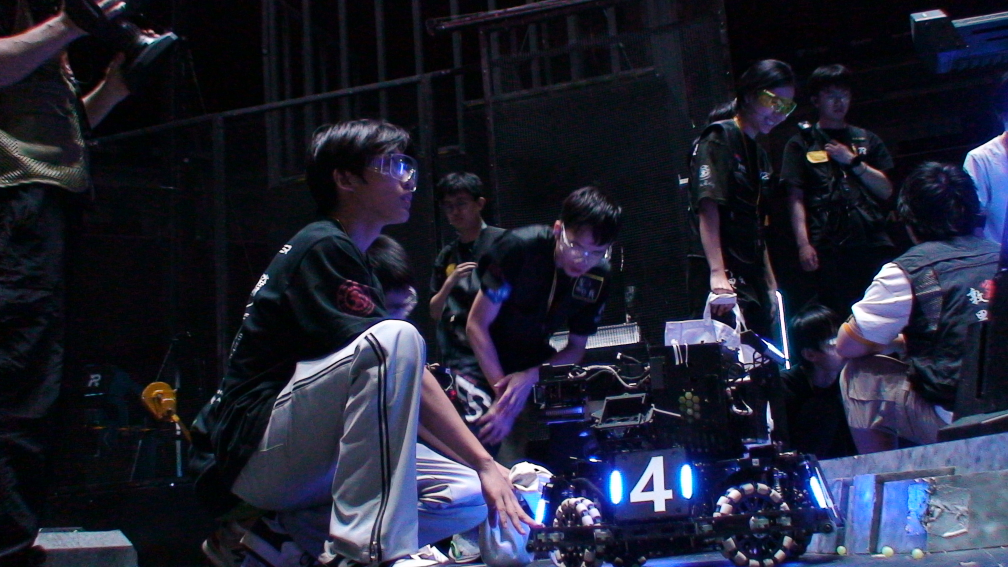
//> input picture resources/test_image.jpg, 2016 x 1134 px (shown at 1/2 size)
$ ./armor   (built with g++ and OpenCV 4)
//> lines starting //> are read from the running program, lines starting //| are printed output that depends on the picture; after the words box and inside, x2 and y2 are one past the last pixel; in counts of white or black regions, pixels touching at a corner belong together
#include <opencv2/opencv.hpp>
using namespace cv;

int main()
{
    // 1. read img
    Mat img = imread("/home/gawain/opencv_project/resources/test_image.jpg");
//> img is the input picture: 1134 rows x 2016 cols, CV_8UC3; mean B, G, R 51.6, 35, 32.9
    if(img.empty())
    {
        std::cout << "img loading failed" << std::endl;
        return -1;
    }

    // 2. gray
    Mat gray;
    cvtColor(img,gray,COLOR_BGR2GRAY);
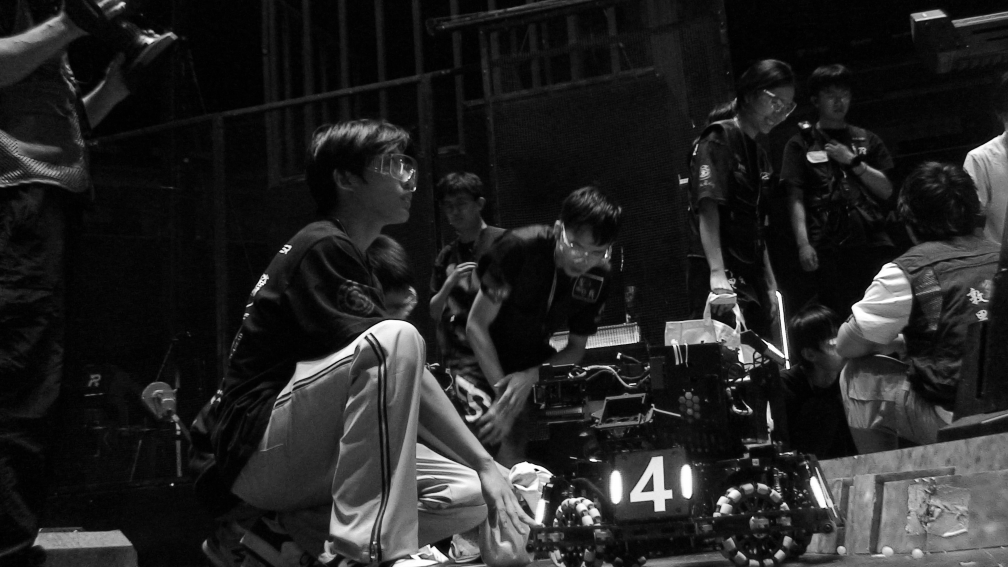
//> gray: 1134 rows x 2016 cols, CV_8UC1 (shown at 1/2 size); min 0, max 255, mean 36.3
    // [11 lines of commented-out code are left out]
    imwrite("/home/gawain/opencv_project/test_image/gray img.png",gray);

    //3.medium filter
    Mat medianImg;
    medianBlur(gray,medianImg,5);
    //imshow("medium filter",medianImg);
    //waitKey(0);
    imwrite("/home/gawain/opencv_project/test_image/medium filter.png",medianImg);

    // [16 lines of commented-out code are left out]
    Mat hsv,mask;
    cv::cvtColor(medianImg, medianImg, cv::COLOR_GRAY2BGR);
//> medianImg: 1134 rows x 2016 cols, CV_8UC3
    cv::cvtColor(medianImg,hsv,COLOR_BGR2GRAY);
    inRange(hsv,Scalar(0,0,100),Scalar(180,50,105),mask);
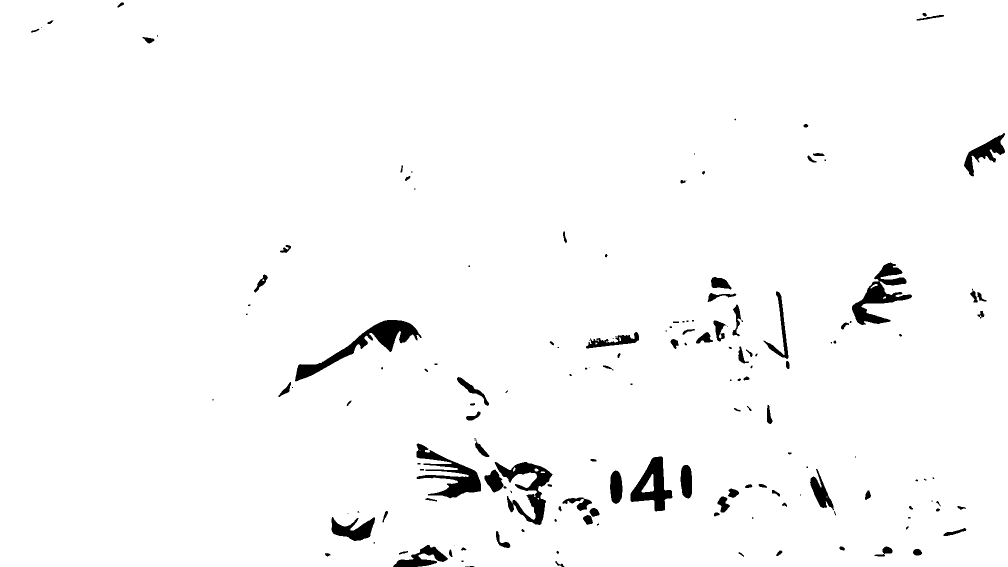
//> mask: 1134 rows x 2016 cols, CV_8UC1 (shown at 1/2 size); 97.7% white; 157 black regions (53 under 20 px), largest, box (x1, y1, x2, y2) and area: (590, 640, 843, 763) 6508, (1704, 525, 1824, 650) 5257, (833, 887, 962, 997) 5073
    imwrite("/home/gawain/opencv_project/test_image/white_check.png",mask);

    //5.boundary
    Mat binary;
    threshold(mask, binary, 200, 255, THRESH_BINARY);
    imwrite("/home/gawain/opencv_project/test_image/binary.png", binary);

    // 6. 去除不连续黑斑：只保留最大黑色连通块
    Mat labels, stats, centroids;
    int nLabels = connectedComponentsWithStats(binary, labels, stats, centroids, 8, CV_32S);
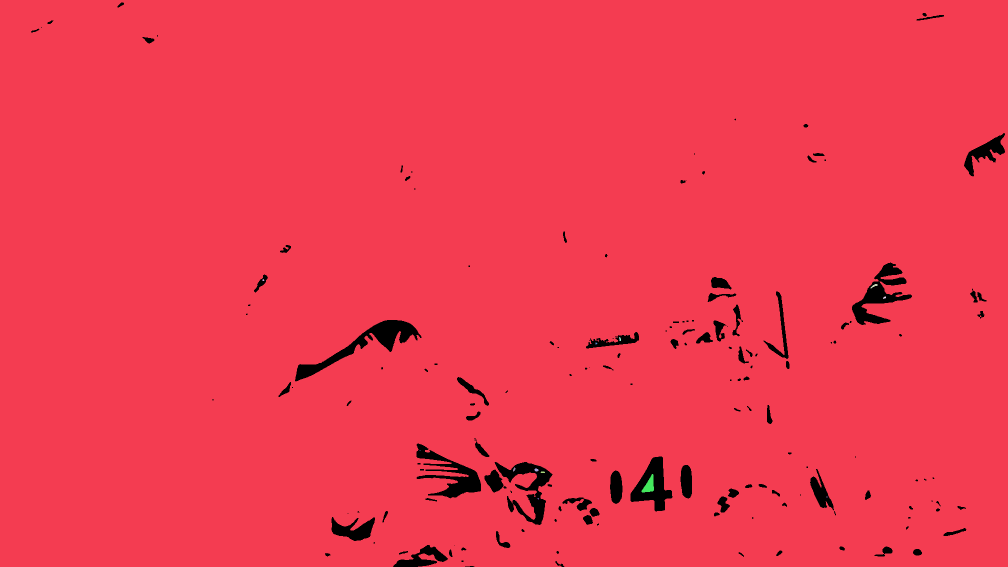
//> labels: 1134 rows x 2016 cols, CV_32SC1 (shown at 1/2 size); 15 distinct labels, from 0 to 14; one colour per label, 0 black
//> stats = 15 rows, first 6: [62, 5, 1948, 1129, 53596], [0, 0, 2016, 1134, 2231838], [525, 558, 4, 4, 11], [1741, 568, 14, 9, 51], [1766, 593, 6, 5, 19], [1238, 674, 4, 8, 22]; centroids = 15 rows, first 8: [1209.7, 814.8], [1002.6, 560.4], [526.2, 559.8], [1748, 571.2], [1768.7, 594.8], [1239.6, 677.8], [1192, 686.5], [838, 901]; nLabels = 15

    int maxLabel = 0;
    int maxArea  = 0;
    for (int i = 1; i < nLabels; ++i)          // 0 是背景（白色），跳过
    {
        int area = stats.at<int>(i, CC_STAT_AREA);
        if (area > maxArea)
        {
            maxArea  = area;
            maxLabel = i;
        }
    }
//> this loop made 14 passes
//> (area, maxArea) on pass 1: (2231838, 2231838)
//> area on passes 3, 5, 9, 10, 11, 12: 51, 22, 26, 38, 24, 494
//> after the loop, maxArea = 2231838; maxLabel = 1

    // 把最大黑块复制回来，其余变黑→白
    Mat clean = Mat::zeros(binary.size(), CV_8UC1);
    if (maxLabel > 0)
        clean.setTo(255, labels == maxLabel);   // 最大黑块留黑（255 反色后）
//> clean: 1134 rows x 2016 cols, CV_8UC1; 97.6% white; 157 black regions (53 under 20 px), largest, box (x1, y1, x2, y2) and area: (590, 640, 843, 763) 6508, (1704, 525, 1824, 650) 5327, (833, 887, 962, 997) 5075

    // 如果你想“黑底白字”→“白底黑字”，再反色一次
    clean.copyTo(binary);                 // 现在 binary 是白底黑字
    imwrite("/home/gawain/opencv_project/test_image/largest_black_only.png", binary);

        // 7. 在最大黑块内部继续剔除不规则小斑
    Mat innerLabels, innerStats, innerCentroids;
    int innerN = connectedComponentsWithStats(clean, innerLabels, innerStats,
                                            innerCentroids, 8, CV_32S);
//> innerStats = [[62, 5, 1948, 1129, 54306], [0, 0, 2016, 1134, 2231838]]; innerCentroids = [[1210.8, 816.1], [1002.6, 560.4]]; innerN = 2

    Mat finalClean = Mat::ones(clean.size(), CV_8UC1) * 255; // 全白底

    int noisePix = 1300; // 内部<200像素的小黑斑都抹掉（按图调）
    for (int i = 1; i < innerN; ++i)
    {
        int area = innerStats.at<int>(i, CC_STAT_AREA);
        if (area >= noisePix)                       // 只保留大斑
            finalClean.setTo(0, innerLabels == i);  // 涂黑
    }
//> this loop made 1 pass
//> area on pass 1: 2231838
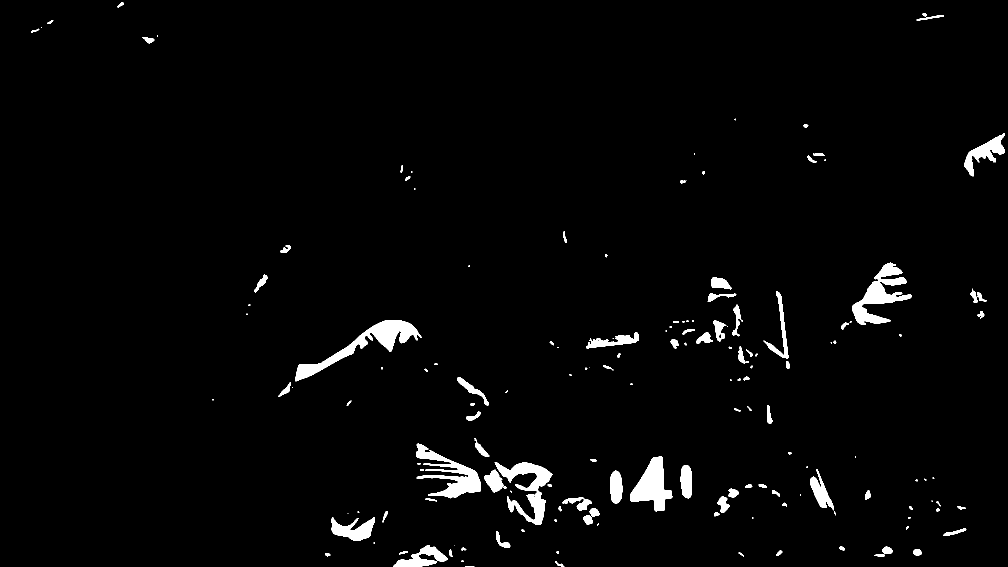
//> finalClean: 1134 rows x 2016 cols, CV_8UC1 (shown at 1/2 size); 2.4% white; 157 white regions (53 under 20 px), largest, box (x1, y1, x2, y2) and area: (590, 640, 843, 763) 6508, (1704, 525, 1824, 650) 5327, (833, 887, 962, 997) 5075

    finalClean.copyTo(binary);  // 如果你想继续用 binary
    imwrite("/home/gawain/opencv_project/test_image/irregular_removed.png", finalClean);

    Mat colorEdges;
    GaussianBlur(finalClean, finalClean, Size(3,3), 0.8);
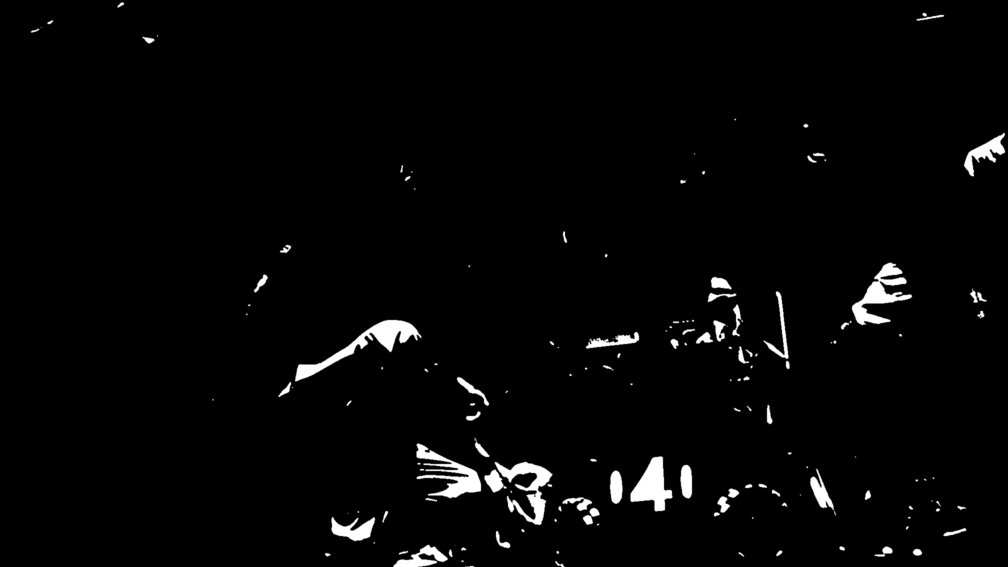
//> finalClean: 1134 rows x 2016 cols, CV_8UC1 (shown at 1/2 size); 1.23% of pixels changed, all inside (x1, y1, x2, y2) = (61, 4, 2011, 1134)
    Canny(finalClean,colorEdges,100,160);
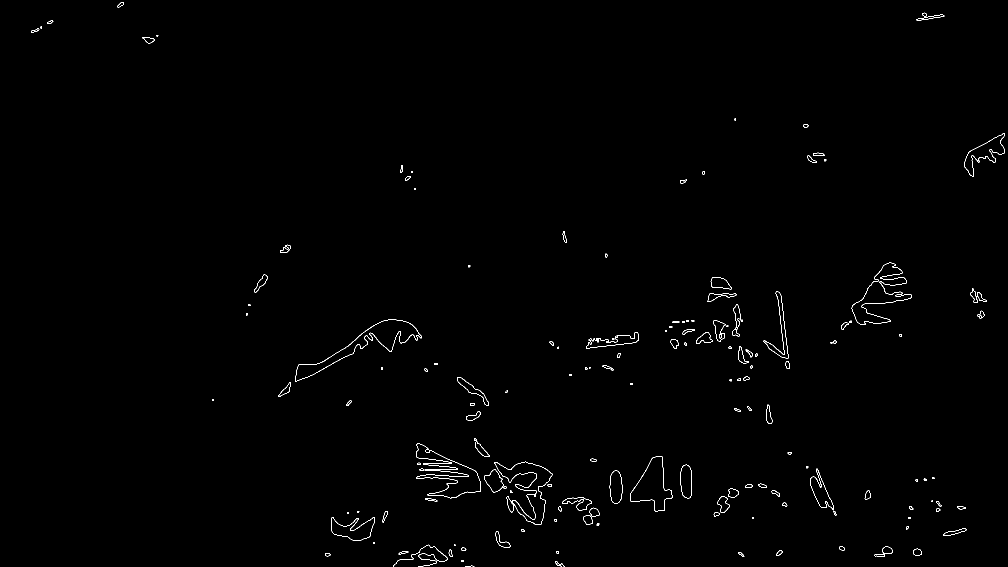
//> colorEdges: 1134 rows x 2016 cols, CV_8UC1 (shown at 1/2 size); 0.52% white in thin lines or dots
    imwrite("/home/gawain/opencv_project/test_image/coloredge.png",colorEdges);


    //6.shape tools
    Mat morph;
    Mat kernel = getStructuringElement(MORPH_RECT, Size(3, 3));
    morphologyEx(colorEdges, morph, MORPH_CLOSE, kernel);
//> morph: 1134 rows x 2016 cols, CV_8UC1; 0.6% white in thin lines or dots
    imwrite("/home/gawain/opencv_project/test_image/shape.png", morph);


    // 6. search for boundary
    std::vector<std::vector<Point>> contours;
    std::vector<Vec4i> hierarchy;
    findContours(morph, contours, hierarchy, RETR_EXTERNAL, CHAIN_APPROX_SIMPLE);
//> contours = 140 contours, 45 with area under 20; largest, box (x1, y1, x2, y2) and area: (590, 639, 843, 763) 6626, (968, 923, 1105, 1050) 6246, (1703, 525, 1824, 650) 5434, (832, 887, 962, 997) 5147, (1260, 912, 1345, 1023) 4738

    // 7. 找所有“中间平行段 + 两头椭圆”组合
    std::vector<RotatedRect> mids;      // 中间平行段
    std::vector<RotatedRect> heads;     // 两头椭圆

    for (const auto& cnt : contours)
    {
        if (cnt.size() < 5) continue;

        // ① 先试试能不能当椭圆
        RotatedRect ell = fitEllipse(cnt);
        float ar = std::max(ell.size.width, ell.size.height) /
                std::min(ell.size.width, ell.size.height);
        if (ar > 1.5f)          // 长短轴差异明显
            heads.push_back(ell);

        // ② 再试试能不能当长方形（平行段）
        RotatedRect rect = minAreaRect(cnt);
        float ratio = std::max(rect.size.width, rect.size.height) /
                    std::min(rect.size.width, rect.size.height);
        float angle = std::abs(rect.angle);
        if (angle > 90) angle = 180 - angle;
        if (ratio > 2.0f && angle < 15.0f)   // 细长 + 近似竖直/水平
            mids.push_back(rect);
    }
//> this loop made 140 passes
//> (ell, ar, rect, ratio, angle) on passes 1, 2, 4, 5, 6: (centre (938.5, 1132.2), size (2.8, 17.8), angle 90.5, 6.42, centre (939, 1132), size (2, 18), angle -90, 9, 90), (centre (1118.3, 1128), size (6.9, 19.3), angle 117.4, 2.78, centre (1118.9, 1128.7), size (7.4, 20), angle -65.6, 2.72, 65.56), (centre (654.5, 1108.7), size (6.4, 10.7), angle 98.3, 1.68, centre (655, 1109), size (6, 10), angle -90, 1.67, 90), (centre (1482.1, 1108.1), size (4.7, 14.4), angle 126.3, 3.09, centre (1482.7, 1108.3), size (4.7, 14.1), angle -56.3, 3, 56.31), (centre (1114.8, 1104.3), size (5, 5.9), angle 159.4, 1.19, centre (1115, 1104.5), size (5, 4), angle -90, 1.25, 90)
//> after the loop, heads = 93 RotatedRects (x, y, width, height, angle), first 8: [938.5, 1132.2, 2.78, 17.82, 90.47], [1118.3, 1128, 6.93, 19.28, 117.4], [654.5, 1108.7, 6.35, 10.66, 98.28], [1482.1, 1108.1, 4.66, 14.42, 126.3], [806.7, 1104.6, 4.15, 21.08, 76.36], [1558.1, 1105.7, 6.99, 15.24, 50.91], [900.7, 1106.3, 6.33, 15.04, 169.3], [1768.2, 1102.5, 15.38, 38.06, 75.77]; mids = 11 RotatedRects (x, y, width, height, angle), first 8: [806.4, 1104.6, 19.85, 4.34, -12.53], [900.3, 1106.2, 6.41, 14.63, -9.46], [838, 1114.4, 109.9, 40.5, -14.04], [1909.4, 1064.1, 46.76, 8.06, -12.72], [1224.2, 681.2, 107.6, 20.92, -8.22], [1370.5, 642.5, 13.27, 2.6, -7.13], [1442.2, 589.5, 58.9, 16.38, -12.53], [1546.4, 652, 45.82, 135.8, -6.67]

    if (mids.empty() || heads.size() < 2)
    { std::cout << "中段或椭圆不足" << std::endl; return -1; }

    // 8. 先收集所有“合格三段组合”的轮廓点 + 中心
    auto angle360 = [](RotatedRect& r) {
    double a = r.angle;
    return a < 0 ? a + 180 : a;
    };
    struct Combo
    {
        int  m, e1, e2;               // 下标
        Point2f center;               // 三段整体中心
        std::vector<Point> pts16;     // 6段四角 → 16点
        double angle;                 // 中段长轴角度
    };

    std::vector<Combo> combos;
    for (int m = 0; m < mids.size(); ++m)
    for (int e1 = 0; e1 < heads.size(); ++e1)
    for (int e2 = e1 + 1; e2 < heads.size(); ++e2)
    {
        RotatedRect &mid = mids[m], &ell1 = heads[e1], &ell2 = heads[e2];

        // 角度平行（严厉 5°）
        double da1 = std::abs(angle360(mid) - angle360(ell1));
        double da2 = std::abs(angle360(mid) - angle360(ell2));
        da1 = std::min(da1, 180 - da1);
        da2 = std::min(da2, 180 - da2);
        if (da1 > 10 || da2 > 10) continue;

        // 共线（斜率差）
        Point2f cm = mid.center, c1 = ell1.center, c2 = ell2.center;
        double slopeM1 = (c1.y - cm.y) / (c1.x - cm.x + 1e-6);
        double slopeM2 = (c2.y - cm.y) / (c2.x - cm.x + 1e-6);
        if (std::abs(slopeM1 - slopeM2) > 1) continue;

        // 距离适中
        double d1 = norm(cm - c1), d2 = norm(cm - c2);
        if (d1 < 10 || d1 > 500 || d2 < 10 || d2 > 500) continue;

        // 记录轮廓点
        Combo cb;
        cb.m = m; cb.e1 = e1; cb.e2 = e2;
        cb.center = (cm + c1 + c2) / 3.0;
        cb.angle  = angle360(mid);

        auto push4 = [&](RotatedRect& r) {
            Point2f p[4]; r.points(p);
            for (int i = 0; i < 4; ++i)
                cb.pts16.emplace_back(cvRound(p[i].x), cvRound(p[i].y));
        };
        push4(mid); push4(ell1); push4(ell2);
        combos.push_back(cb);
    }
//> this loop made 11 passes
//> after the loop, combos = 40 items

    if (combos.size() < 2)
    { std::cout << "合格组合不足 2 个" << std::endl; return -1; }

    // 9. 在 combos 里找两个最平行的组合
    int bestA = -1, bestB = -1;
    double bestParallel = 100;
    for (size_t i = 0; i < combos.size(); ++i)
    for (size_t j = i + 1; j < combos.size(); ++j)
    {
        double angleDiff = std::abs(combos[i].angle - combos[j].angle);
        angleDiff = std::min(angleDiff, 180 - angleDiff);
        if (angleDiff > 20) continue;                 // 必须平行

        // 评分：中心水平距越大越好（左右分布）
        double dx = std::abs(combos[i].center.x - combos[j].center.x);
        double dy = std::abs(combos[i].center.y - combos[j].center.y);
        double score = dx / (dy + 1);                // 越大越左右分开
        if (score < bestParallel)
        { bestParallel = score; bestA = i; bestB = j; }
    }
//> this loop made 40 passes
//> (bestParallel, bestA, bestB) on passes 1 to 12: (0.468, 0, 39), (0.26, 1, 39), (0.181, 2, 39), (0.119, 3, 39), (0.119, 3, 39), (0.0164, 5, 30), (0.0164, 5, 30), (0.0164, 5, 30), (0.00932, 8, 26), (0.00932, 8, 26), (0.00932, 8, 26), (0.00839, 11, 18)
//> after the loop, bestParallel = 0.00355; bestA = 32; bestB = 34

    if (bestA < 0)
    { std::cout << "无平行组合对" << std::endl; return -1; }

    // 10. 合并两个组合的全部角点 → 总外接矩形
    std::vector<Point> allPoints;
    allPoints.insert(allPoints.end(), combos[bestA].pts16.begin(), combos[bestA].pts16.end());
//> allPoints = 12 Points (x, y): [1532, 722], [1516, 587], [1561, 582], [1577, 717], [1244, 939], [1245, 1008], [1219, 1008], [1218, 940], [1384, 927], [1387, 997], [1362, 998], [1358, 929]
    allPoints.insert(allPoints.end(), combos[bestB].pts16.begin(), combos[bestB].pts16.end());
//> allPoints = 24 Points (x, y), first 12: [1532, 722], [1516, 587], [1561, 582], [1577, 717], [1244, 939], [1245, 1008], [1219, 1008], [1218, 940], [1384, 927], [1387, 997], [1362, 998], [1358, 929]
    Rect finalBox = boundingRect(allPoints);
//> finalBox = Rect(1124, 461, 454, 548)

    // 11. 画大框
    rectangle(img, finalBox, Scalar(0, 255, 0), 3);
    imshow("两平行组合大框", img);
    imwrite("/home/gawain/opencv_project/test_image/two_parallel_combo_box.png", img);
}
